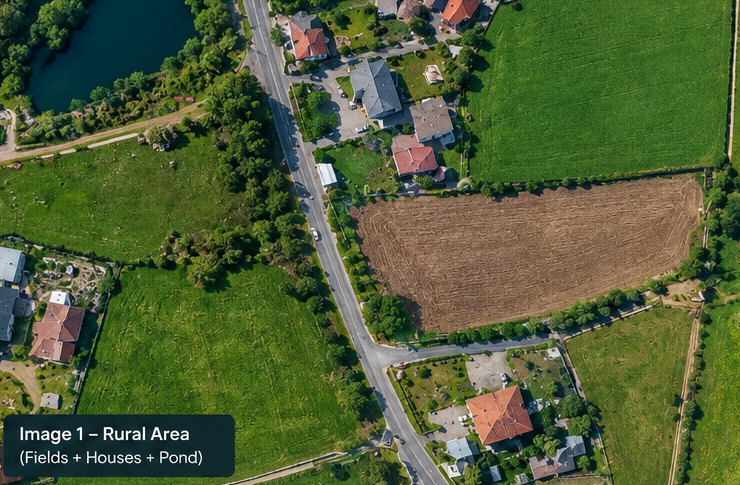
#> input picture test_assets/image_a_rural.png, 740 x 485 px, found by its file name
$ python test_walls_fences.py   (older library calls are emulated)
#> lines starting #> are read from the running program, lines starting #| are printed output that depends on the picture
import cv2
import numpy as np
import math

for path in ['test_assets/image_a_rural.png', 'test_assets/image_d_agricultural.png', 'test_assets/image_c_coastal.png', 'test_assets/image_b_urban.png']:
    img = cv2.imread(path)
#> img is the input picture: shape (485, 740, 3); mean B, G, R 54.1, 94.2, 79.4
    h, w = img.shape[:2]
#> h = 485; w = 740
    gray = cv2.cvtColor(img, cv2.COLOR_BGR2GRAY)
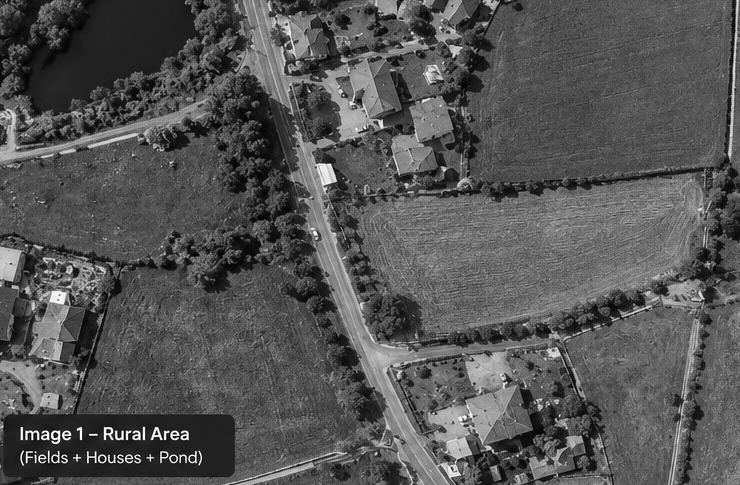
#> gray: shape (485, 740); min 0, max 255, mean 85.2
    edges = cv2.Canny(gray, 70, 180)
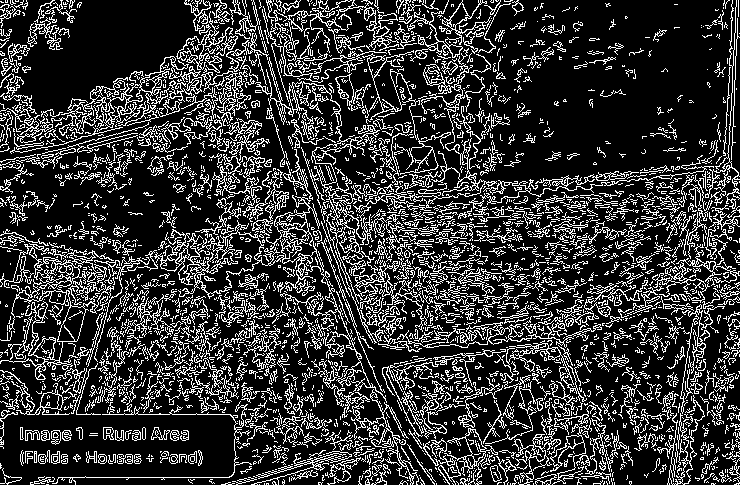
#> edges: shape (485, 740); 21.2% white in thin lines or dots
    lines = cv2.HoughLinesP(edges, 1, np.pi / 180, threshold=45, minLineLength=35, maxLineGap=8)
#> lines = 1197 rows, first 6: [544, 395, 611, 462], [191, 12, 317, 138], [495, 326, 632, 463], [644, 206, 734, 217], [633, 304, 671, 306], [207, 132, 281, 180]

    grad_x = cv2.Sobel(gray, cv2.CV_32F, 1, 0, ksize=3)
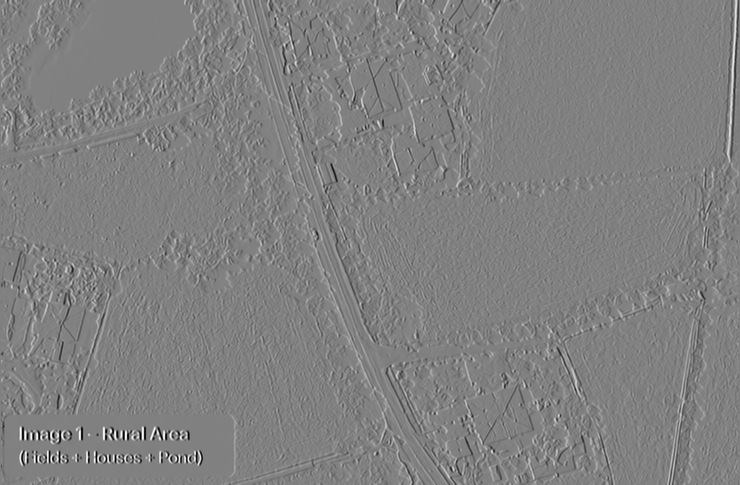
#> grad_x: shape (485, 740) float32; min -984, max 965, mean 0.1; drawn with min black and max white
    grad_y = cv2.Sobel(gray, cv2.CV_32F, 0, 1, ksize=3)
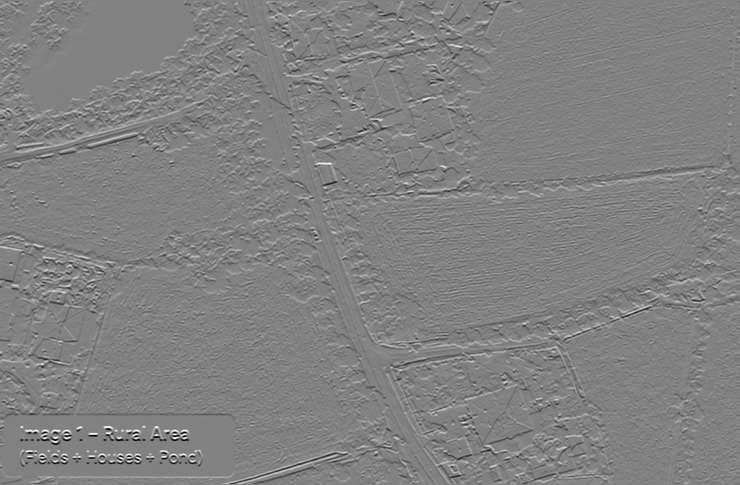
#> grad_y: shape (485, 740) float32; min -979, max 947, mean 0.2; drawn with min black and max white
    grad_mag = cv2.magnitude(grad_x, grad_y)
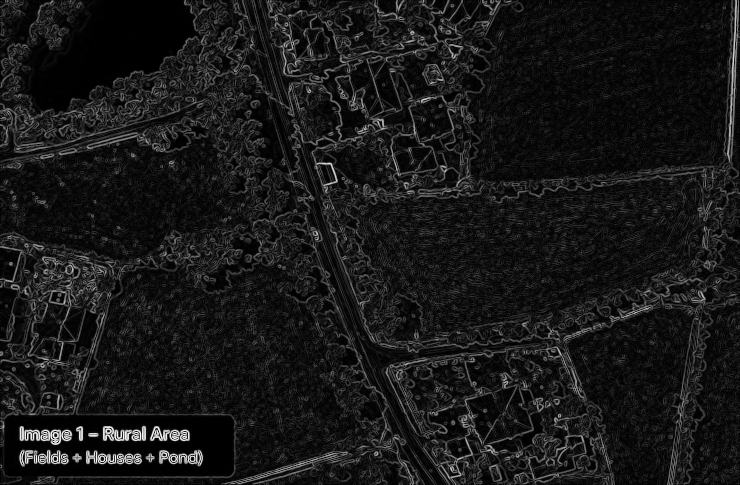
#> grad_mag: shape (485, 740) float32; min 0, max 986.7, mean 95; drawn with min black and max white

    walls, fences = [], []
    if lines is not None:
        kept = []
        for s in lines.reshape(-1, 4).tolist():
            length = math.hypot(s[2] - s[0], s[3] - s[1])
            if length < 35 or length > 180: continue

            # Check duplicate within 15px
            mx, my = (s[0] + s[2]) / 2.0, (s[1] + s[3]) / 2.0
            is_dup = False
            for k in kept:
                kmx, kmy = (k[0] + k[2]) / 2.0, (k[1] + k[3]) / 2.0
                if math.hypot(mx - kmx, my - kmy) < 15.0:
                    is_dup = True
                    break
            if is_dup: continue
            kept.append(s)

            patch = gray[max(0, int(my) - 3):min(h, int(my) + 4), max(0, int(mx) - 3):min(w, int(mx) + 4)]
            p_grad = grad_mag[max(0, int(my) - 3):min(h, int(my) + 4), max(0, int(mx) - 3):min(w, int(mx) + 4)]
            avg_grad = float(np.mean(p_grad)) if p_grad.size > 0 else 0.0
            std_dev = float(np.std(patch)) if patch.size > 0 else 0.0

            if avg_grad >= 80.0 and std_dev >= 20.0:
                walls.append(s)
            elif avg_grad >= 55.0 and avg_grad < 85.0:
                fences.append(s)
#> this loop made 1197 passes
#> (s, length, mx, my, avg_grad, std_dev) on passes 1, 2, 4: ([544, 395, 611, 462], 94.75, 577.5, 428.5, 106, 21.19), ([191, 12, 317, 138], 178.2, 254, 75, 155.1, 42.08), ([644, 206, 734, 217], 90.67, 689, 211.5, 47.37, 11.38)
#> after the loop, fences = 101 items, first 6: [448, 217, 546, 205], [495, 361, 600, 412], [216, 317, 265, 303], [398, 275, 481, 281], [175, 294, 249, 303], [89, 401, 233, 349]; kept = 419 items, first 6: [544, 395, 611, 462], [191, 12, 317, 138], [644, 206, 734, 217], [633, 304, 671, 306], [207, 132, 281, 180], [252, 156, 297, 186]; walls = 240 items, first 6: [544, 395, 611, 462], [191, 12, 317, 138], [633, 304, 671, 306], [207, 132, 281, 180], [252, 156, 297, 186], [19, 104, 61, 119]

    print(f"{path}: Kept raw boundary candidates={len(kept)}, Walls={len(walls)}, Fences={len(fences)}")
#| test_assets/image_a_rural.png: Kept raw boundary candidates=419, Walls=240, Fences=101
#> pass 2 of the loop `for path in ['test_assets/image_a_rural.png', 'test_assets/image_d_agr..`:
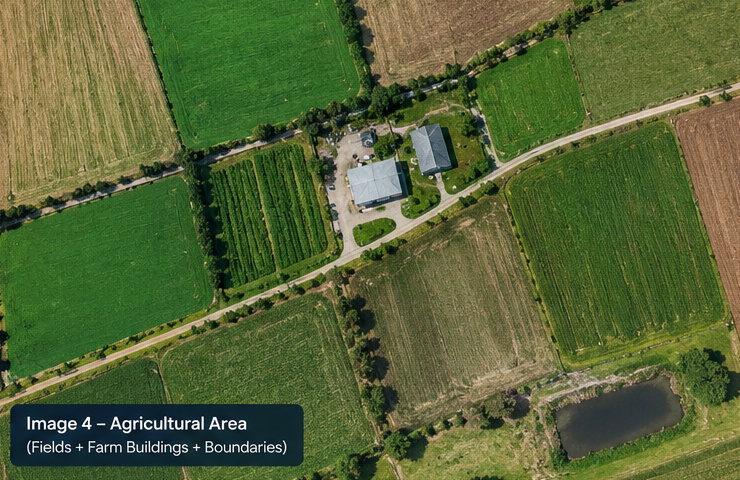
#> input picture test_assets/image_d_agricultural.png, 740 x 480 px, found by its file name
#> img is the input picture: shape (480, 740, 3); mean B, G, R 55.4, 101, 86.7
#> gray: shape (480, 740)
#> `edges = cv2.Canny(gray, 70, 180)`:
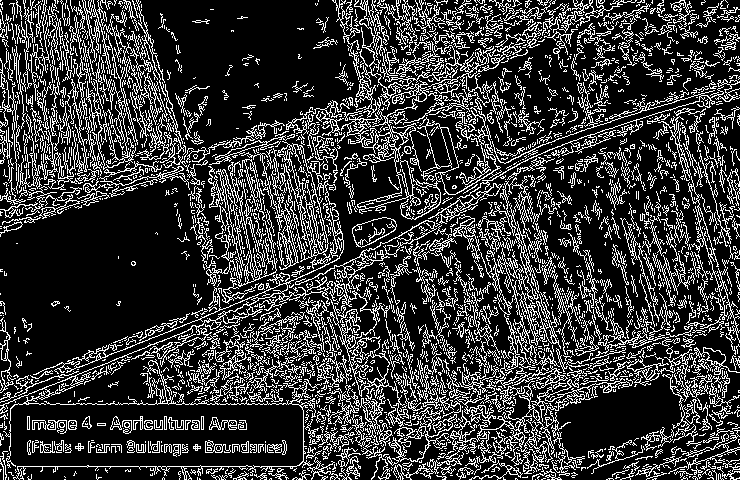
#> edges: shape (480, 740); 22.1% white in thin lines or dots
#> lines = 1466 rows, first 6: [0, 9, 171, 180], [178, 139, 513, 474], [401, 210, 535, 251], [2, 466, 302, 466], [421, 354, 545, 478], [81, 8, 125, 52]
#> grad_x: shape (480, 740) float32
#> grad_y: shape (480, 740) float32
#> `grad_mag = cv2.magnitude(grad_x, grad_y)`:
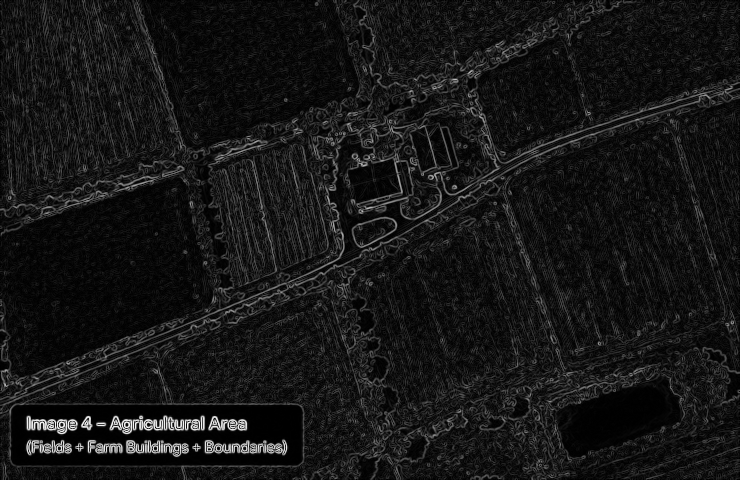
#> grad_mag: shape (480, 740) float32; min 0, max 1001.6, mean 88.9; drawn with min black and max white
#> the loop `for s in lines.reshape(-1, 4).tolist():` made 1466 passes
#> s on passes 27 to 29: [27, 443, 285, 452], [0, 405, 255, 302], [248, 152, 338, 213]
#| test_assets/image_d_agricultural.png: Kept raw boundary candidates=447, Walls=191, Fences=145
#> pass 3 of the loop `for path in ['test_assets/image_a_rural.png', 'test_assets/image_d_agr..`:
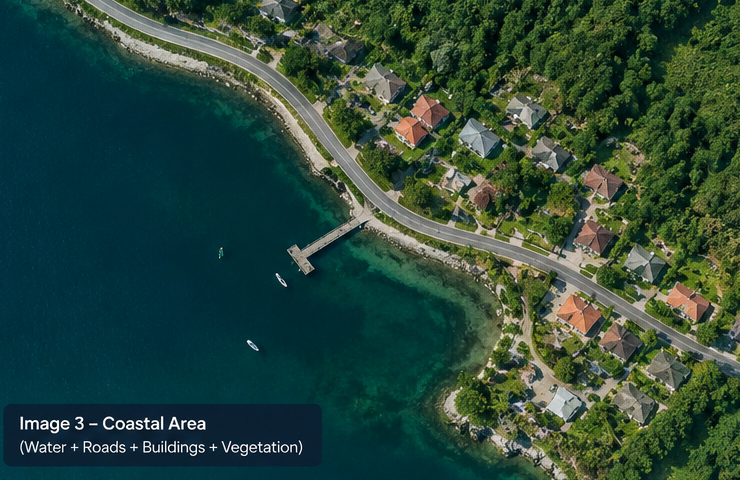
#> input picture test_assets/image_c_coastal.png, 740 x 480 px, found by its file name
#> img is the input picture: shape (480, 740, 3); mean B, G, R 58.8, 71.7, 43.5
#> `edges = cv2.Canny(gray, 70, 180)`:
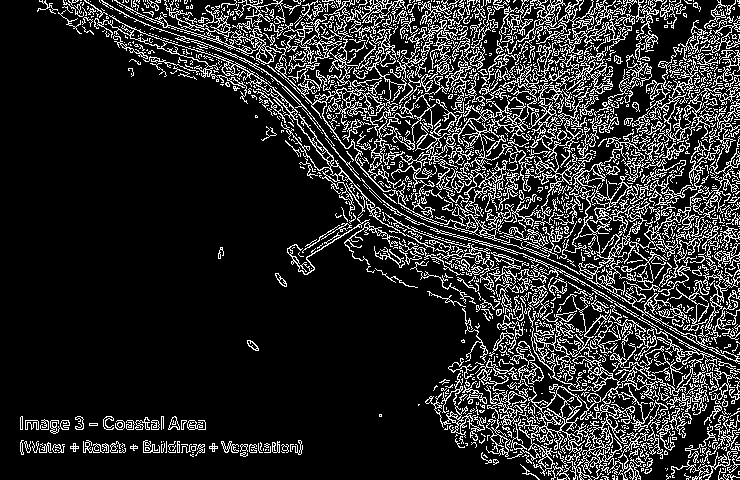
#> edges: shape (480, 740); 17% white in thin lines or dots
#> `grad_mag = cv2.magnitude(grad_x, grad_y)`:
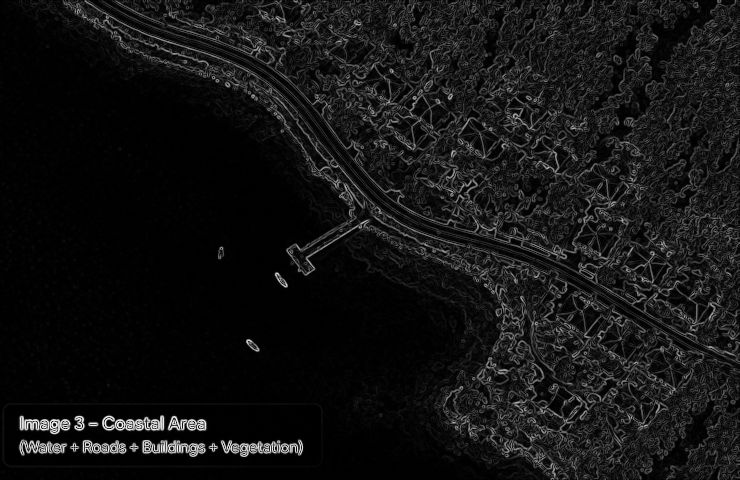
#> grad_mag: shape (480, 740) float32; min 0, max 1008.5, mean 80; drawn with min black and max white
#> the loop `for s in lines.reshape(-1, 4).tolist():` made 1174 passes
#> s on passes 1 to 3: [626, 266, 739, 379], [412, 133, 475, 196], [270, 23, 390, 29]
#| test_assets/image_c_coastal.png: Kept raw boundary candidates=336, Walls=272, Fences=25
#> the loop made 4 passes; the first 3 are shown
